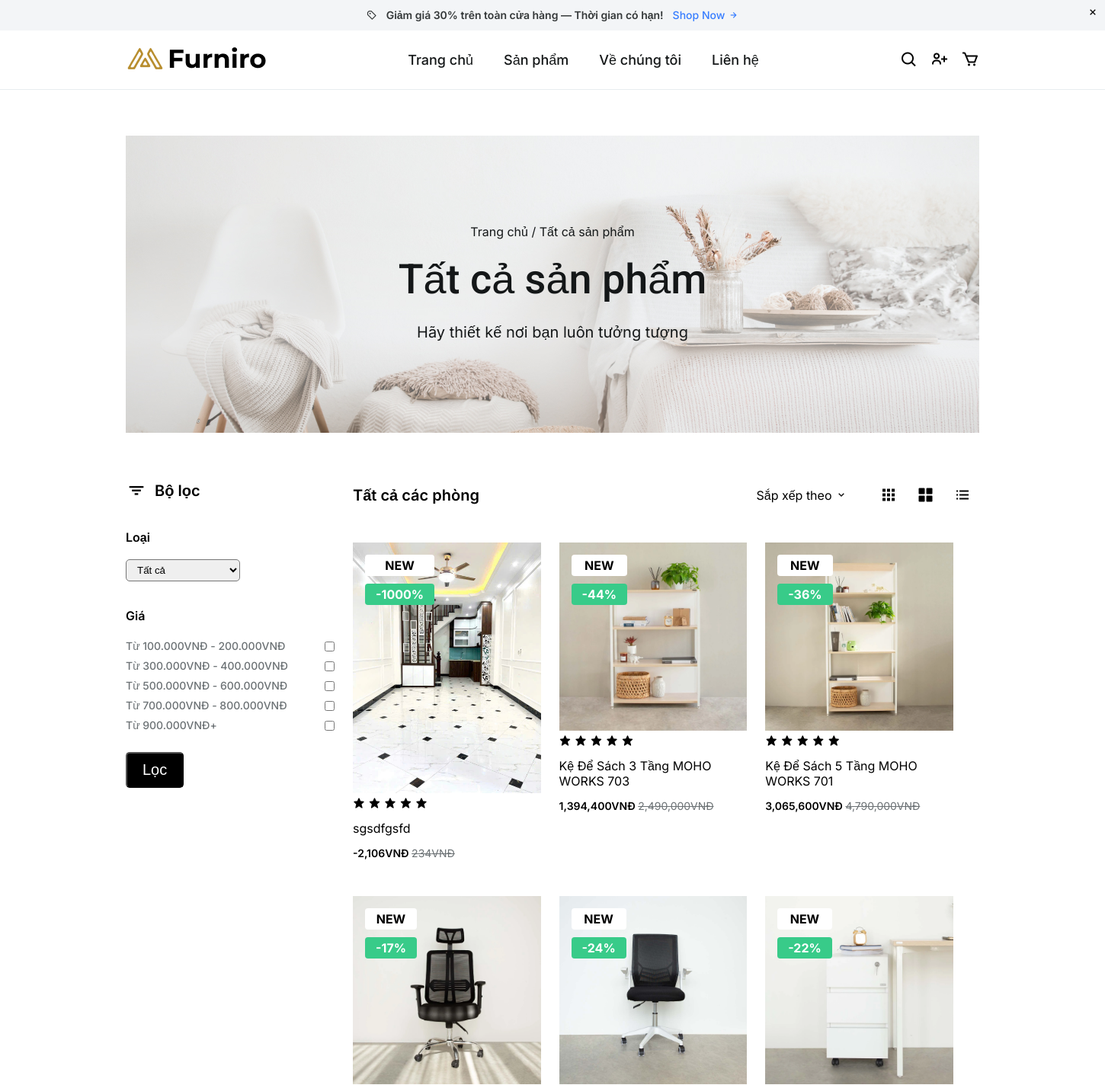
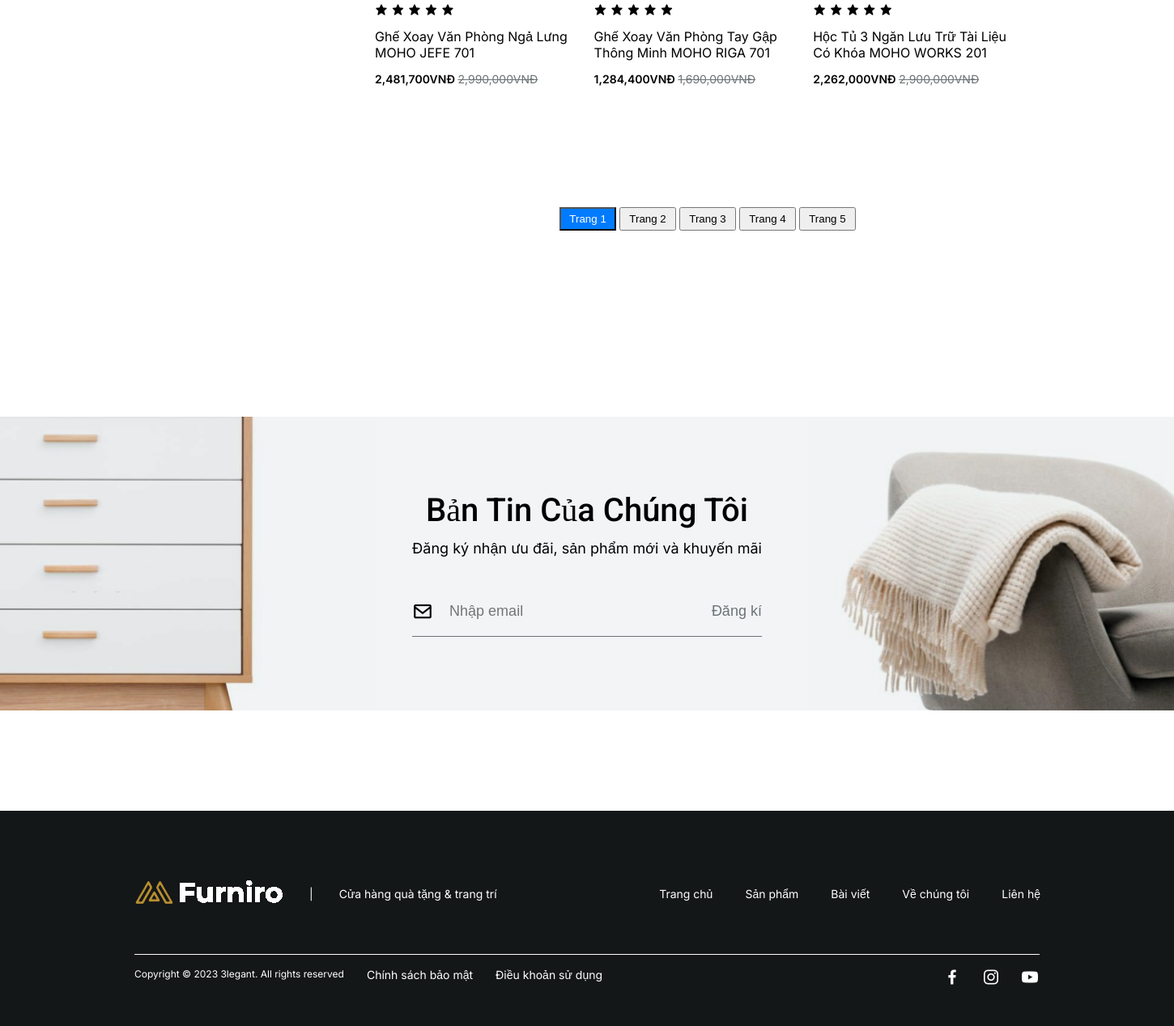
/index.php?act=sanpham, run on the app's committed database (2 pictures, top to bottom).
### tables this page shows
CREATE TABLE `sanpham` (
  `MaSanPham` int(11) NOT NULL,
  `TenSanPham` varchar(255) NOT NULL,
  `MoTa` text DEFAULT NULL,
  `Gia` decimal(10,2) NOT NULL,
  `GiaSale` decimal(10,2) DEFAULT NULL,
  `SoLuongTrongKho` int(11) NOT NULL,
  `HinhAnh` varchar(255) DEFAULT NULL,
  `MaDanhMuc` int(11) NOT NULL,
  `KichThuoc` varchar(255) DEFAULT NULL,
  `MauSac` varchar(255) DEFAULT NULL,
  `LuotXem` int(11) NOT NULL
);

### model/pdo.php (called while the page is built, shortened)
<?php
function pdo_get_connection()
{
    $dburl = "mysql:host=localhost;dbname=d1;charset=utf8";
    $username = 'root';
    $password = '';
    $conn = new PDO($dburl, $username, $password);
    $conn->setAttribute(PDO::ATTR_ERRMODE, PDO::ERRMODE_EXCEPTION);
    return $conn;
}
function pdo_query($sql)
{
    $sql_args = array_slice(func_get_args(), 1);
    try {
        $conn = pdo_get_connection();
        $stmt = $conn->prepare($sql);
        $stmt->execute($sql_args);
        $rows = $stmt->fetchAll();
        return $rows;
    } catch (PDOException $e) {
        throw $e;
    } finally {
        unset($conn);
    }
}

### model/sanpham.php (called while the page is built, shortened)
<?php
function currentPage_sanpham_home($offset, $perPage, $MaDanhMuc)
{
    $sql = "SELECT * FROM sanpham as sp join danhmucsanpham as dmsp ";
    $sql .= " ON sp.MaDanhMuc = dmsp.MaDanhMuc ";
    $sql .= " ORDER BY MaSanPham desc LIMIT $offset, $perPage";
    $listsanpham = pdo_query($sql);
    return $listsanpham;
};
function loadall_sanpham_loc2($MaDanhMuc)
{
    $sql = "SELECT * FROM sanpham where 1";
    $listsanpham = pdo_query($sql);
    return $listsanpham;
};

### global.php (called while the page is built, shortened)
<?php
$img_path2 = "./upload/";

### view/sanpham.php (the view, shortened to what this page needs)
<section id="page-header">
    <div class="container">
        <div class="title">
            <div class="link-group"><a href="">Trang chủ</a> <span>/</span> <a href="">Tất cả sản phẩm</a></div>
            <h1>Tất cả sản phẩm</h1>
            <p>Hãy thiết kế nơi bạn luôn tưởng tượng</p>
        </div>
    </div>
</section>
<section id="product">
    <div class="container">
        <div class="products">
            <form action="index.php?act=sanpham&page=1" method="post" class="product-slidebar">
                <div class="filter">
                    <i class="bx bx-filter"></i>
                    <h3>Bộ lọc</h3>
                </div>
                <div class="categories">
                    <h4>Loại</h4>
                    <select name="MaDanhMuc" id="MaDanhMuc" style="width:150px; padding:5px 10px;margin-right: 20px;border-radius: 5px;">
                        <?php
                        if ($MaDanhMuc == 0) {
                        ?>;
                        <option value="0" selected>Tất cả</option>
                        <?php
                        } else {
                        ?>;
                        <option value="0" selected>Tất cả</option>
                        <option value="<?= $MaDanhMuc ?>" selected><?= $TenDanhMuc_one ?></option>
                    <?php }; ?>
                    </select>
                </div>
                <div class="price">
                    <h4>Giá</h4>
                    <div class="price-from">
                        <p>Từ 100.000VNĐ - 200.000VNĐ</p>
                        <input type="checkbox" />
                    </div>
                    <div class="price-from">
                        <p>Từ 300.000VNĐ - 400.000VNĐ</p>
                        <input type="checkbox" />
                    </div>
                    <div class="price-from">
                        <p>Từ 500.000VNĐ - 600.000VNĐ</p>
                        <input type="checkbox" />
                    </div>
                    <div class="price-from">
                        <p>Từ 700.000VNĐ - 800.000VNĐ</p>
                        <input type="checkbox" />
                    </div>
                    <div class="price-from">
                        <p>Từ 900.000VNĐ+</p>
                        <input type="checkbox" />
                    </div>
                </div>
                <input type="submit" name="LocSanPham" value="Lọc" style="padding: 10px 20px;font-size: 20px;background-color: black;color: white;border-radius: 5px;cursor: pointer;margin-top: 20px">
            </form>
            <div class="product-grids">
                <div class="toolbar">
                    <h3>Tất cả các phòng</h3>
                    <div class="toolbar-element">
                        <div class="sortby">Sắp xếp theo <i class="bx bx-chevron-down"></i></div>
                        <div class="toolbar-grid">
                            <i class="bx bxs-grid"></i>
                            <i class="bx bxs-grid-alt"></i>
                            <i class="bx bx-list-ul"></i>
                        </div>
                    </div>
                </div>
                <div class="list-product">
                    <?php
                    $count = 0;
                    foreach ($listsanpham_perpage as $sanpham) {
                        $the = '';
                        if ($sanpham) {
                            extract($sanpham);
                            $HinhAnh = $img_path2 . $HinhAnh;
                            $gia_sale = $GiaSale * 100;
                            $Gia_ApDungSale = number_format($Gia - ($GiaSale * $Gia),);
                            if ($count === 0) $product1 = 'mr12 mb24';
                            if ($count === 1) $product1 = 'mr12 ml12 mb24';
                            if ($count === 2) $product1 = 'mb24 ml12';
                            if ($count === 2) $the = '</div><div class="list-product">';
                            echo '
                            <div class="product-card ' . $product1 . '">
                                <div class="product-card__element">
                                    <img src="' . $HinhAnh . '" alt="" />
                                    <div class="product-card__badges">
                                        <div class="status">New</div>
                                        <div class="promotion">-' . $gia_sale . '%</div>
                                    </div>
                                </div>
                                <div class="product-card__content">
                                    <div class="rating">
                                        <i class="bx bxs-star"></i>
                                        <i class="bx bxs-star"></i>
                                        <i class="bx bxs-star"></i>
                                        <i class="bx bxs-star"></i>
                                        <i class="bx bxs-star"></i>
                                    </div>
                                    <div class="title">
                                        <a href="index.php?act=chiTietSanPham&id=' . $MaSanPham . '" style="color: black;">
                                                ' . $TenSanPham . '
                                        </a>
                                    </div>
                                    <div class="price">
                                        <p>' . $Gia_ApDungSale . 'VNĐ <span>' . number_format($Gia,) . 'VNĐ</span></p>
                                    </div>
                                </div>
                            </div> ' . $the . '
                        ';
                        }
                        $count++;
                        if ($count > 2) {
                            $count = 0;
                        }
                    }
                    ?>
                </div>
                <div class="page" style="margin-top: 40px;margin-bottom: 10px;text-align: center;">
                    <?php
                    $current_page = isset($_GET['page']) ? $_GET['page'] : 1;
                    for ($i = 1; $i <= $totalPages; $i++) {
                        $style = ($i == $current_page) ? 'background-color: #007bff; color: #fff;' : '';
                        echo '<a href="index.php?act=sanpham&page=' . $i . '"><input type="button" style="padding: 5px 10px;text-align: center;' . $style . '" value="Trang ' . $i . '"/></a> ';
                    }
                    ?>
                </div>
            </div>
        </div>
    </div>
</section>
<section id="newsletter">
    <img src="./assets/images/newsletter.png" alt="" />
    <div class="newsletter-content">
        <h1>Bản tin của chúng tôi</h1>
        <p>Đăng ký nhận ưu đãi, sản phẩm mới và khuyến mãi</p>
        <div class="newsletter-content__form">
            <i class="bx bx-envelope"></i>
            <input type="text" placeholder="Nhập email" />
            <input type="button" value="Đăng kí" />
        </div>
    </div>
</section>

### index.php (shortened to what this page needs)
<?php
include "model/pdo.php";
include "model/sanpham.php";
include "./global.php";
$header1 = "view/header-1.php";
$css2 = '<link rel="stylesheet" href="./assets/css/style-2.css?v= echo time();" />';
$footer = "view/footer.php";
if ((isset($_GET["act"])) && ($_GET["act"] != "")) {
    $act = $_GET["act"];
    switch ($act) {
        case 'sanpham':
            include './global.php';
            include $header1;
            echo $css2;
            include "view/header-2.php";
            $currentPage = isset($_GET['page']) ? (int) $_GET['page'] : 1;
            $perPage = 6;
            $offset = ($currentPage - 1) * $perPage;
            if (isset($_POST['LocSanPham']) && ($_POST['LocSanPham'])) {
                $MaDanhMuc = $_POST['MaDanhMuc'];
            } else {
                $MaDanhMuc = "0";
            }
            $listsanpham = loadall_sanpham_loc2($MaDanhMuc);
            $totalRow = count($listsanpham);
            $totalPages = ceil($totalRow / $perPage);
            $listsanpham_perpage = currentPage_sanpham_home($offset, $perPage, $MaDanhMuc);
            $TenDanhMuc_one = loadone_ten_dm($MaDanhMuc);
            include "view/sanpham.php";
            include $footer;
            break;
    }
}

### view/header-1.php (shortened to what this page needs)
<!DOCTYPE html>
<html lang="en">
<head>

### view/header-2.php (shortened to what this page needs)
<link href="https://unpkg.com/boxicons@2.1.4/css/boxicons.min.css" rel="stylesheet" />
</head>
<body>
    <header>
        <div class="notification-bar">
            <div class="content">
                <i class="bx bx-purchase-tag-alt"></i>
                <span>Giảm giá 30% trên toàn cửa hàng — Thời gian có hạn!</span>
                <div class="shop-now">
                    <span>Shop Now</span>
                    <i class="bx bx-right-arrow-alt"></i>
                </div>
            </div>
            <i class="bx bx-x"></i>
        </div>
        <div class="header">
            <div class="logo">
                <img src="./assets/images/logo.png" alt="Đây là Logo" />
            </div>
            <div class="nav">
                <ul>
                    <li><a href="index.php">Trang chủ</a></li>
                    <li><a href="index.php?act=sanpham">Sản phẩm</a></li>
                    <li><a href="index.php?act=baiviet">Về chúng tôi</a></li>
                    <li><a href="#">Liên hệ</a></li>
                </ul>
            </div>
            <div class="items-icon">
                <i class="bx bx-search"></i>
                <?php
                if (isset($_SESSION['TenDangNhap'])) {
                ?>
                    <a href="index.php?act=myaccount&id=<?php print_r($_SESSION['TenDangNhap']['MaTaiKhoan']) ?>"><i class='bx bxs-user-circle' style="color: black;"></i></a>
                    <a href="index.php?act=cart"><i class="bx bx-cart" style="color: black;"></i></i></a>
                <?php
                } else {
                ?>
                    <a href="index.php?act=dangnhap"><i class='bx bx-user-plus' style="color: black;"></i></a>
                    <a href="index.php?act=dangnhap"><i class="bx bx-cart" style="color: black;"></i></i></a>
                <?php
                } ?>
            </div>
        </div>
    </header>

### view/footer.php (shortened to what this page needs)
<footer>
    <div class="footer-contents">
        <div class="content-1">
            <div class="logo">
                <img src="./assets/images/logowhite.png" alt="" />
            </div>
            <span>|</span>
            <div class="slogan">
                <span>Cửa hàng quà tặng & trang trí</span>
            </div>
        </div>
        <div class="content-2">
            <div class="nav">
                <ul>
                    <li><a href="#">Trang chủ</a></li>
                    <li><a href="#">Sản phẩm</a></li>
                    <li><a href="#">Bài viết</a></li>
                    <li><a href="#">Về chúng tôi</a></li>
                    <li><a href="#">Liên hệ</a></li>
                </ul>
            </div>
        </div>
    </div>
    <div class="footer-btnbar">
        <div class="copyright">
            <p>Copyright © 2023 3legant. All rights reserved</p>
            <a href="#">Chính sách bảo mật</a>
            <a href="#">Điều khoản sử dụng</a>
        </div>
        <div class="social-icon">
            <i class="bx bxl-facebook"></i>
            <i class="bx bxl-instagram"></i>
            <i class="bx bxl-youtube"></i>
        </div>
    </div>
</footer>
</body>
</html>

### data on the page
sanpham: shows a picture, GiaSale "1000", TenSanPham "sgsdfgsfd", Gia_ApDungSale "-2,106", Gia "234"
sanpham: shows a picture, GiaSale "44", TenSanPham "Kệ Để Sách 3 Tầng MOHO WORKS 703", Gia_ApDungSale "1,394,400", Gia "2,490,000"
sanpham: shows a picture, GiaSale "36", TenSanPham "Kệ Để Sách 5 Tầng MOHO WORKS 701", Gia_ApDungSale "3,065,600", Gia "4,790,000"
sanpham: shows a picture, GiaSale "17", TenSanPham "Ghế Xoay Văn Phòng Ngả Lưng MOHO JEFE 701", Gia_ApDungSale "2,481,700", Gia "2,990,000"
sanpham: shows a picture, GiaSale "24", TenSanPham "Ghế Xoay Văn Phòng Tay Gập Thông Minh MOHO RIGA 701", Gia_ApDungSale "1,284,400", Gia "1,690,000"
sanpham: shows a picture, GiaSale "22", TenSanPham "Hộc Tủ 3 Ngăn Lưu Trữ Tài Liệu Có Khóa MOHO WORKS 201", Gia_ApDungSale "2,262,000", Gia "2,900,000"
